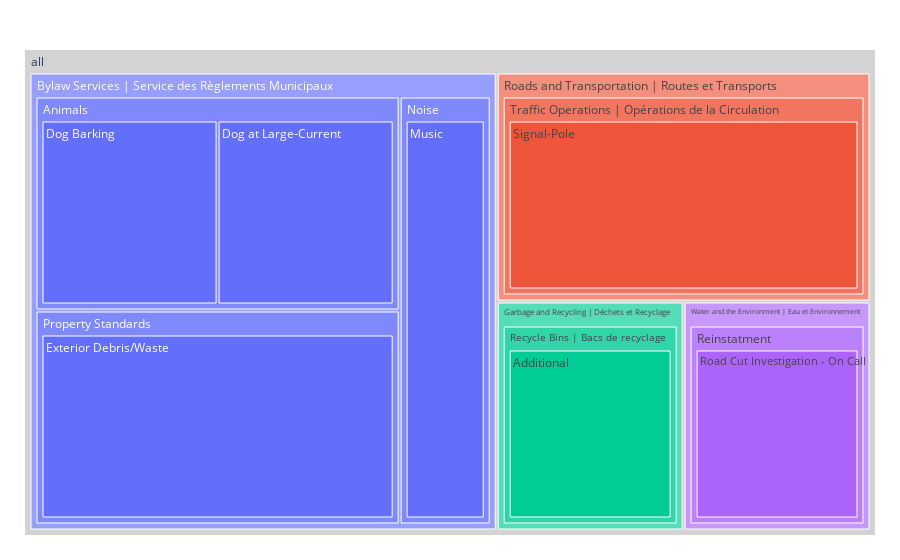

Write notebook code for a chart like this one.
### Code cell
import plotly.express as px

data = df[(df['ward']=='BAY') & (df['date_raised']=='2022-01-1')].groupby(['subject','reason','type'], as_index=False)['index'].count()
fig = px.treemap(data, path=[px.Constant("all"), 'subject', 'reason','type'], values='index')
fig.update_traces(root_color="lightgrey")
fig.update_layout(margin = dict(t=50, l=25, r=25, b=25))
fig.show()

### Figure 1 — Plotly figure (JSON) as saved in the notebook; plotly's stock layout.template omitted (floating-point values rounded to 4 significant figures)
{"data": [{"branchvalues": "total", "domain": {"x": [0, 1], "y": [0, 1]}, "hovertemplate": "labels=%{label}<br>index=%{value}<br>parent=%{parent}<br>id=%{id}<extra></extra>", "ids": ["all/Garbage and Recycling | Déchets et Recyclage/Recycle Bins | Bacs de recyclage/Additional", "all/Bylaw Services | Service des Règlements Municipaux/Animals/Dog Barking", "all/Bylaw Services | Service des Règlements Municipaux/Animals/Dog at Large-Current", "all/Bylaw Services | Service des Règlements Municipaux/Property Standards/Exterior Debris/Waste", "all/Bylaw Services | Service des Règlements Municipaux/Noise/Music", "all/Water and the Environment | Eau et Environnement/Reinstatment/Road Cut Investigation - On Call", "all/Roads and Transportation | Routes et Transports/Traffic Operations | Opérations de la Circulation/Signal-Pole", "all/Bylaw Services | Service des Règlements Municipaux/Animals", "all/Bylaw Services | Service des Règlements Municipaux/Noise", "all/Bylaw Services | Service des Règlements Municipaux/Property Standards", "all/Garbage and Recycling | Déchets et Recyclage/Recycle Bins | Bacs de recyclage", "all/Water and the Environment | Eau et Environnement/Reinstatment", "all/Roads and Transportation | Routes et Transports/Traffic Operations | Opérations de la Circulation", "all/Bylaw Services | Service des Règlements Municipaux", "all/Garbage and Recycling | Déchets et Recyclage", "all/Roads and Transportation | Routes et Transports", "all/Water and the Environment | Eau et Environnement", "all"], "labels": ["Additional", "Dog Barking", "Dog at Large-Current", "Exterior Debris/Waste", "Music", "Road Cut Investigation - On Call", "Signal-Pole", "Animals", "Noise", "Property Standards", "Recycle Bins | Bacs de recyclage", "Reinstatment", "Traffic Operations | Opérations de la Circulation", "Bylaw Services | Service des Règlements Municipaux", "Garbage and Recycling | Déchets et Recyclage", "Roads and Transportation | Routes et Transports", "Water and the Environment | Eau et Environnement", "all"], "name": "", "parents": ["all/Garbage and Recycling | Déchets et Recyclage/Recycle Bins | Bacs de recyclage", "all/Bylaw Services | Service des Règlements Municipaux/Animals", "all/Bylaw Services | Service des Règlements Municipaux/Animals", "all/Bylaw Services | Service des Règlements Municipaux/Property Standards", "all/Bylaw Services | Service des Règlements Municipaux/Noise", "all/Water and the Environment | Eau et Environnement/Reinstatment", "all/Roads and Transportation | Routes et Transports/Traffic Operations | Opérations de la Circulation", "all/Bylaw Services | Service des Règlements Municipaux", "all/Bylaw Services | Service des Règlements Municipaux", "all/Bylaw Services | Service des Règlements Municipaux", "all/Garbage and Recycling | Déchets et Recyclage", "all/Water and the Environment | Eau et Environnement", "all/Roads and Transportation | Routes et Transports", "all", "all", "all", "all", ""], "root": {"color": "lightgrey"}, "type": "treemap", "values": [1, 1, 1, 2, 1, 1, 2, 2, 1, 2, 1, 1, 2, 5, 1, 2, 1, 9]}], "layout": {"autosize": true, "legend": {"tracegroupgap": 0}, "margin": {"b": 25, "l": 25, "r": 25, "t": 50}}}
